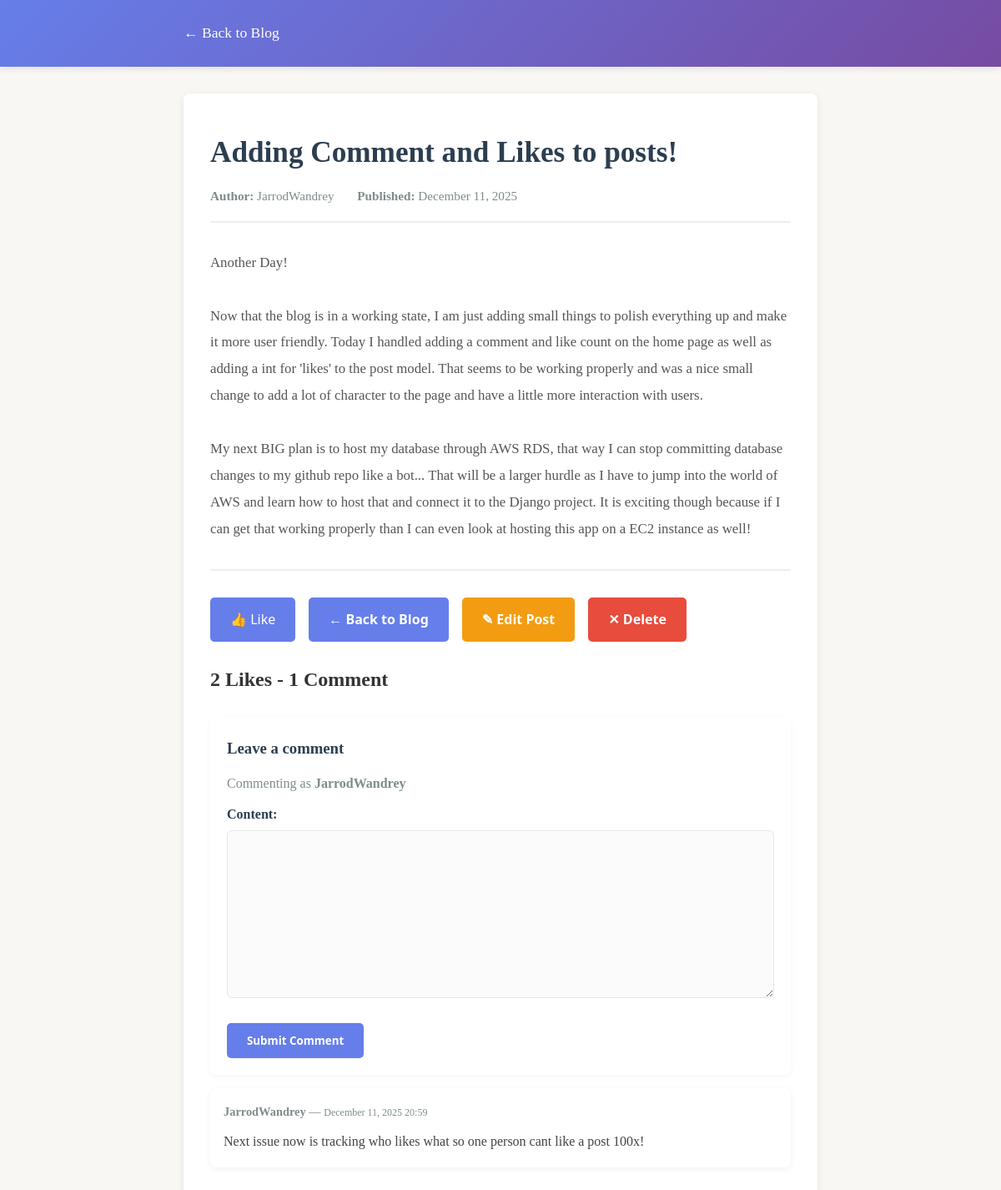
The app's page /show/7/ (signed in) with its own data.
### blog/models.py (models this page shows)
class Post(models.Model):
    title = models.CharField(max_length=200)
    author = models.CharField(max_length=50)
    content = models.TextField()
    created_at = models.DateTimeField(auto_now_add=True)
    likes = models.IntegerField(default=0)

class Comment(models.Model):
    post = models.ForeignKey(Post, related_name='comments', on_delete=models.CASCADE)
    author = models.CharField(max_length=50)
    content = models.TextField()
    created_at = models.DateTimeField(auto_now_add=True)

### blog/views.py (the view, shortened to what this page needs)
# urls.py: path('show/<int:post_id>/', views.show_post, name='show_post'),
def show_post(request, post_id):
    form = CommentForm()
    post = get_post_by_id(post_id)
    if post:
        return render(request, 'show_post.html', {'post': post, 'form': form})
    else:
        return HttpResponse("Post not found", status=404)

### blog/forms.py
class CommentForm(forms.ModelForm):
    author = forms.CharField(max_length=50, required=True, label='Author')
    content = forms.CharField(widget=forms.Textarea, required=True, label='Content')
    class Meta:
        model = Comment
        fields = ['author', 'content']

### blog/services.py (called while the page is built)
def get_post_by_id(post_id):
    try:
        post = Post.objects.get(id=post_id)
        return post
    except Post.DoesNotExist:
        return None

### blog/templates/show_post.html (shortened to what this page needs)
<!DOCTYPE html>
<html lang="en">
<head>
</head>
<body>
    <header>
        <div class="container">
            <a href="/" class="header-link">← Back to Blog</a>
        </div>
    </header>
    <div class="container">
        <div class="post-content-section">
            <h1>{{ post.title }}</h1>
            <div class="post-meta">
                <span><strong>Author:</strong> {{ post.author }}</span>
                <span><strong>Published:</strong> {{ post.created_at|date:"F d, Y" }}</span>
            </div>
            <div class="post-body">{{ post.content|escape }}</div>
            <div class="button-group">
                <a href="/like/{{post.id}}" class="like-btn">👍 Like</a>
                <a href="/" class="btn btn-home">← Back to Blog</a>
                {% if user.is_superuser %}
                <a href="/update/{{ post.id }}" class="btn btn-edit">✎ Edit Post</a>
                <a href="/delete/{{ post.id }}" class="btn btn-delete">✕ Delete</a>
                {% endif %}
            </div>
            <div class="comments-section" style="margin-top:1.5rem;">
                <h2> {{ post.likes }} Like{{ post.likes|pluralize }} - {{ post.comments.count }} Comment{{ post.comments.count|pluralize }}</h2>
                <div class="comment-form">
                    <h3>Leave a comment</h3>
                    <form method="post" action="">
                        {% if user.is_authenticated %}
                        <p style="margin-bottom:0.5rem; color:#7f8c8d;">Commenting as <strong>{{ user.username }}</strong></p>
                        {% else %}
                        <div style="margin-bottom:0.75rem;">
                            {{ form.author.label_tag }}
                            {{ form.author }}
                            {{ form.author.errors }}
                        </div>
                        {% endif %}
                        <div style="margin-bottom:0.75rem;">
                            {{ form.content.label_tag }}
                            {{ form.content }}
                        </div>
                        <button type="submit" class="btn btn-home">Submit Comment</button>
                    </form>
                </div>
                <ul class="comments-list">
                    {% for comment in post.comments.all %}
                    <li class="comment">
                        <p class="meta"><strong>{{ comment.author }}</strong> — <small>{{ comment.created_at|date:"F d, Y H:i" }}</small></p>
                        <p class="body">{{ comment.content|linebreaksbr }}</p>
                    </li>
                    {% empty %}
                    <li class="no-comments" style="color:#7f8c8d;">No comments yet. Be the first to comment!</li>
                    {% endfor %}
                </ul>
            </div>
        </div>
    </div>
</body>
</html>

### blog/templates/show_post.html (style rules this page uses)
* { margin: 0; padding: 0; box-sizing: border-box; }
body { font-family: 'Georgia', 'Garamond', serif; line-height: 1.8; color: #333; background-color: #f9f7f4; }
header { background: linear-gradient(135deg, #667eea 0%, #764ba2 100%); color: white; padding: 1.5rem 0; box-shadow: 0 2px 8px rgba(0,0,0,0.1); }
.container { max-width: 800px; margin: 0 auto; padding: 0 20px; }
.header-link { color: white; text-decoration: none; font-size: 1.1rem; transition: opacity 0.3s ease; }
.post-content-section { background: white; padding: 3rem 2rem; margin: 2rem 0; border-radius: 8px; box-shadow: 0 2px 8px rgba(0,0,0,0.08); }
h1 { font-size: 2.2rem; color: #2c3e50; margin-bottom: 1rem; line-height: 1.3; }
.post-meta { color: #7f8c8d; font-size: 0.95rem; margin-bottom: 2rem; border-bottom: 2px solid #ecf0f1; padding-bottom: 1rem; }
.post-meta span { display: inline-block; margin-right: 1.5rem; }
.post-body { font-size: 1.05rem; line-height: 1.9; color: #555; margin-bottom: 2rem; white-space: pre-wrap; overflow-wrap: break-word; }
.button-group { display: flex; gap: 1rem; margin-top: 2rem; padding-top: 2rem; border-top: 2px solid #ecf0f1; }
.btn { padding: 0.75rem 1.5rem; border: none; border-radius: 5px; text-decoration: none; font-weight: 600; cursor: pointer; transition: all 0.3s ease; font-family: 'Segoe UI', Tahoma, Geneva, Verdana, sans-serif; display: inline-block; text-align: center; }
.btn-home { background-color: #667eea; color: white; }
.btn-edit { background-color: #f39c12; color: white; }
.btn-delete { background-color: #e74c3c; color: white; }
.comments-section { margin-top: 1.5rem; }
.comments-list { list-style: none; margin-top: 1rem; padding-left: 0; }
.comment { background: #fff; padding: 1rem; border-radius: 8px; box-shadow: 0 2px 8px rgba(0,0,0,0.06); margin-bottom: 0.75rem; color: #444; }
.comment p { margin: 0; }
.comment .meta { color: #7f8c8d; font-size: 0.9rem; margin-bottom: 0.5rem; }
.comment-form { margin-top: 1.5rem; background: #fff; padding: 1.25rem; border-radius: 8px; box-shadow: 0 2px 8px rgba(0,0,0,0.04); }
.comment-form h3 { margin-top: 0; margin-bottom: 0.75rem; color: #2c3e50; }
.comment-form label { display:block; margin-bottom:0.25rem; font-weight:600; color:#2c3e50; }
.comment-form input[type="text"], .comment-form textarea, .comment-form input, .comment-form select { width: 100%; padding: 0.6rem; border: 1px solid #e6e6e6; border-radius: 6px; font-family: inherit; font-size: 1rem; color: #333; background: #fbfbfb; box-shadow: inset 0 1px 0 rgba(255,255,255,0.5); }
.comment-form textarea { min-height: 110px; resize: vertical; }
.comment-form .btn { margin-top: 0.5rem; }
.like-btn { display: inline-block; padding: 0.75rem 1.5rem; background-color: #667eea; color: white; text-decoration: none; border-radius: 5px; font-size: 1rem; font-family: 'Segoe UI', Tahoma, Geneva, Verdana, sans-serif; transition: all 0.3s ease; cursor: pointer; }

### records on screen
Post: title "Adding Comment and Likes to posts!", author "JarrodWandrey", created_at "December 11, 2025", content "Another Day! Now that the blog is in a working state, I am just adding small things to polish everything up and make it more user friendly. Today I handled adding a comment and like count on the home page as well as adding a int for 'likes' to the post model. That seems to be working properly and was a nice small change to add a lot of character to the page and have a little more interaction with users. My next BIG plan is to host my database through AWS RDS, that way I can stop committing database changes to my github repo like a bot... That will be a larger hurdle as I have to jump into the world of AWS and learn how to host that and connect it to the Django project. It is exciting though…", likes "2", comments.count "1"
Comment: author "JarrodWandrey", created_at "December 11, 2025 20:59", content "Next issue now is tracking who likes what so one person cant like a post 100x!"

### other values on screen
{{ user.username }} "JarrodWandrey"
